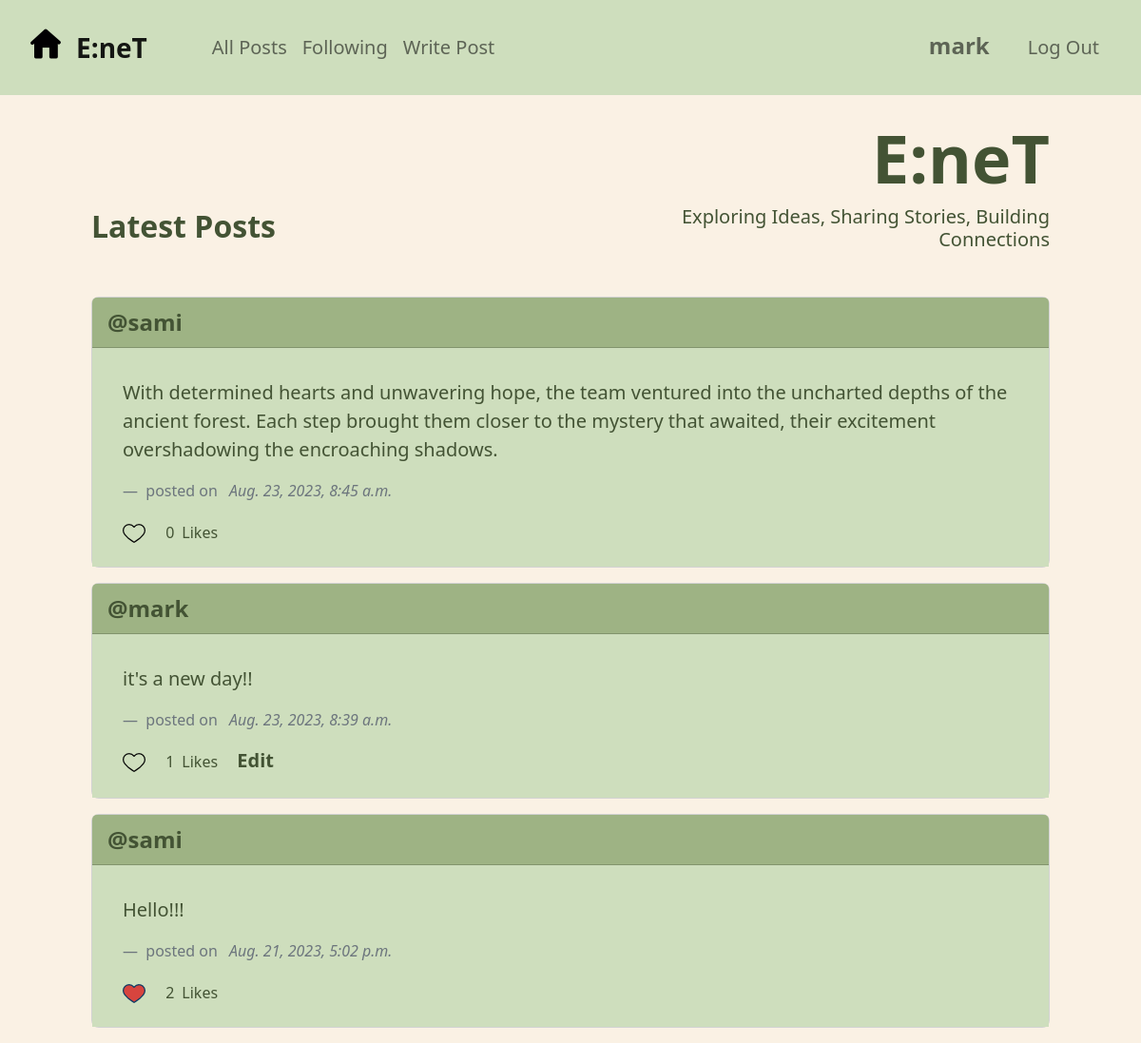
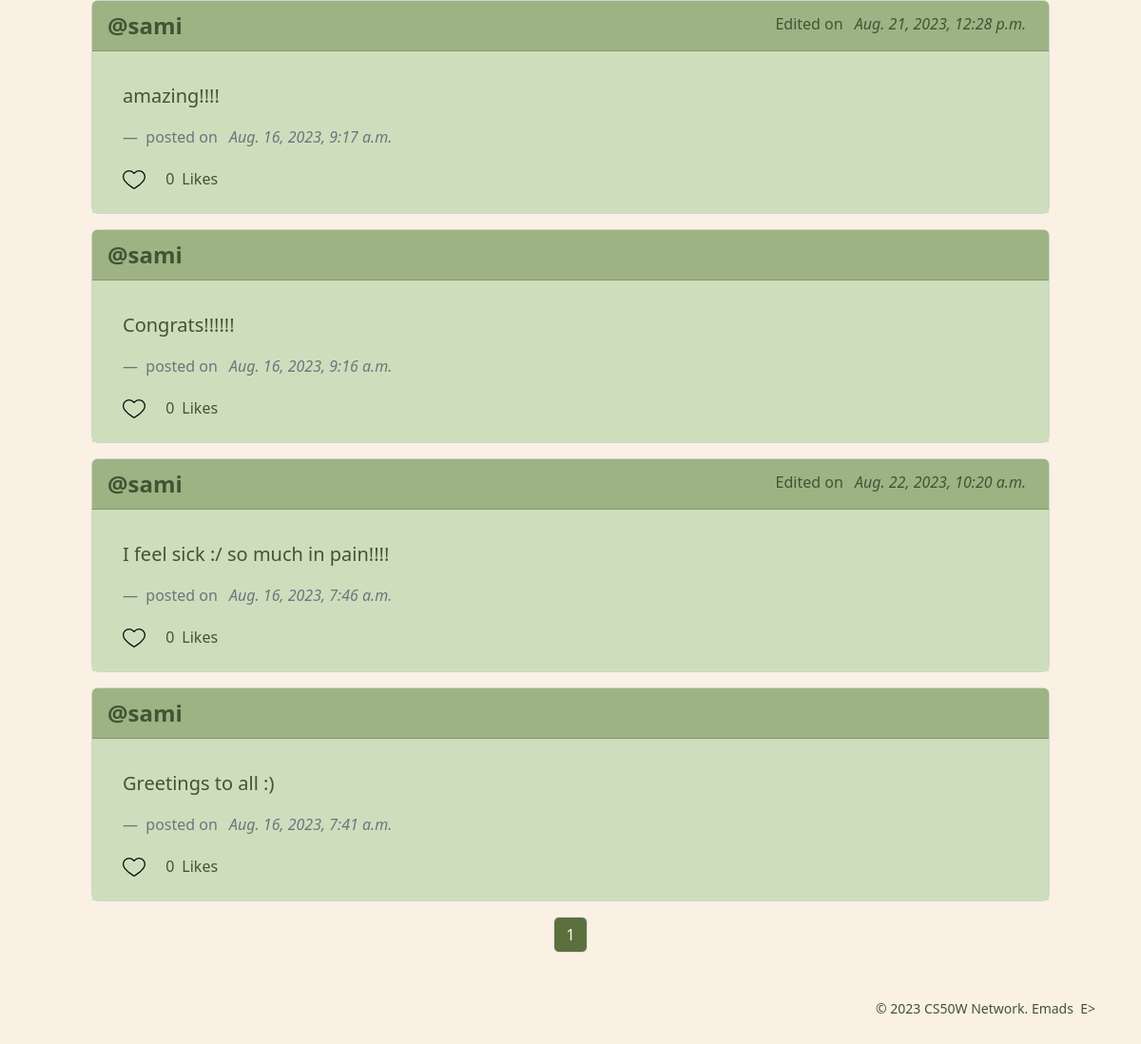
The app's page / (signed in) with its own data (2 pictures, top to bottom).
### network/models.py (models this page shows, shortened)
class User(AbstractUser):
    followers = models.ManyToManyField('self', symmetrical=False, blank=True, null=True, related_name='following')

class Post(models.Model):
    content = models.TextField(blank=True)
    date_posted = models.DateTimeField(auto_now_add=True)    # automatically populated with current date
    edited = models.BooleanField(default=False)
    edited_on = models.DateTimeField(auto_now=True)    # automatically populated with current date on every update of instance
    author = models.ForeignKey(User, on_delete=models.CASCADE, blank=True, null=True, related_name="user_posts")
    likers = models.ManyToManyField(User, blank=True, null=True, related_name="liked_posts")

### network/views.py (the view)
# urls.py: path("", views.index, name="index"),
@login_required
def index(request):
    all_posts = Post.objects.order_by("-date_posted").all()
    return render(request, "network/index.html", context={
        'page': pagination(request, all_posts),
        'heading': "Latest Posts",
    })

### network/views.py (called while the page is built)
def pagination(request, objects_list):
    paginator = Paginator(objects_list, 10)
    page_number = request.GET.get('page')
    page = paginator.get_page(page_number)
    return page

### network/templates/network/index.html (shortened to what this page needs)
{% extends "network/layout.html" %}
{% load static %}
{% block body %}
    <div class="row align-items-center">
        <div class="col-md-6">
            <h2 class="py-4 ps-5 ms-5 latest-title"><strong>{{heading}}</strong></h2>
        </div>
        <div class="col-md-6">
            <div class="col-auto text-end py-4 pe-5 me-5">
                <h3><strong class="title">E:neT</strong></h3>
                <h5 class="">Exploring Ideas, Sharing Stories, Building Connections</h5>
            </div>
        </div>
    </div>
    <div class="mx-5 px-5">
        {% for post in page %}
            <div class="card my-3 rounded-3">
                <div class="card-header d-flex justify-content-between">
                    <a class="fs-4" href="{% url 'profile' post.author.id %}">@{{post.author}}</a>
                    {% if post.edited %}
                        <span class="mt-1 justify-content-end fs-6">Edited on <em class="mx-2">{{post.edited_on}}</em></span>
                    {% endif %}
                </div>
                <div class="card-body">
                    <blockquote class="blockquote mb-0 px-3">
                        <p>
                            <span id="post_{{post.id}}" class="list-inline-item mb-3">{{post.content}}</span>
                        </p>
                        <footer class="blockquote-footer fs-6">
                            <span class="">posted on </span>
                            <cite class="mx-2" title="Source Title">{{post.date_posted}}</cite>
                        </footer>
                        {% if user.is_authenticated %}
                            <a href="" id="postReaction_{{post.id}}" class="list-inline-item btn-like me-3">
                                <img id="iconHeart_{{post.id}}" src="{% if user in post.likers.all %} {% static 'network/icons/heart-filled.png' %} {% else %} {% static 'network/icons/heart-blank.png' %} {% endif %}" alt="heart icon">
                            </a>
                        {% endif %}
                        <p class="list-inline-item mb-2 fs-6">
                            <span id="postLikes_{{post.id}}" class="me-2">{{post.likers.count}}</span>Likes
                            {% if user.is_authenticated and user == post.author %}
                                <a href="" id="editLink_{{post.id}}" class="list-inline-item edit-link ms-3 fs-5" data-bs-toggle="modal" data-bs-target="#editModal_{{post.id}}">
                                    Edit
                                </a>
                            {% endif %}
                        </p>
                    </blockquote>
                </div>
            </div>
        {% endfor %}
    </div>
{% endblock %}

### network/templates/network/layout.html (shortened to what this page needs)
{% load static %}
<!DOCTYPE html>
<html lang="en">
    <head>
        <link href="https://cdn.jsdelivr.net/npm/bootstrap@5.2.3/dist/css/bootstrap.min.css" rel="stylesheet">
        <link href="{% static 'network/styles.css' %}" rel="stylesheet">
        <link rel='stylesheet' href='https://cdn-uicons.flaticon.com/uicons-regular-rounded/css/uicons-regular-rounded.css'>
    </head>
    <body>
        <nav class="navbar navbar-expand-lg bg-navbar p-4 fs-5">
            <a id="homepage" class="navbar-brand fs-3 me-5" href="{% url 'index' %}">
                <img class="me-2 px-2 home-icon" src="{% static 'network/icons/home.png' %}" alt="home icon"><strong>E:neT</strong>
            </a>
            <div class="container-fluid">
                <ul class="navbar-nav me-auto mb-2 mb-lg-0">
                    {% if user.is_authenticated %}
                        <li class="nav-item nav-left">
                            <a id="all_posts" class="nav-link" href="{% url 'index' %}">All Posts</a>
                        </li>
                        <li class="nav-item">
                            <a class="nav-link" href="{% url 'following' %}">Following</a>
                        </li>
                        <li class="nav-item">
                            <a class="nav-link" href="" class="list-inline-item" data-bs-toggle="modal" data-bs-target="#createModal">Write Post</a>
                        </li>
                    {% endif %}
                </ul>
                <ul class="navbar-nav ms-auto mb-2 mb-lg-0">
                {% if user.is_authenticated %}
                    <li class="nav-item d-flex justify-content-end">
                        <a class="nav-link me-4 fs-4 username" href="{% url 'profile' user.id %}"><strong>{{ user.username }}</strong></a>
                    </li>
                    <li class="nav-item d-flex justify-content-end">
                        <a class="nav-link" href="{% url 'logout' %}">Log Out</a>
                    </li>
                {% endif %}
                </ul>
            </div>
        </nav>
        <div class="body">
            {% block body %}
            {% endblock %}
        </div>
        {% if page %}
            <nav aria-label="Page navigation example">
                <ul class="pagination d-flex justify-content-center">
                        <li class="page-item"><a class="page-link btn mx-1" href="?page={{ page.number }}">{{page.number}}</a></li>
                </ul>
            </nav>
        {% endif %}
        <footer>
            <small class="d-flex justify-content-end mx-5 mt-5 mb-2">
                &copy;&nbsp;2023&nbsp;CS50W&nbsp;Network.&nbsp;Emads&nbsp;&nbsp;E>
            </small>
            <br>
        </footer>
    </body>
</html>

### network/static/network/styles.css (style rules this page uses)
body { color: #435334; background-color: #FAF1E4; margin: 0; padding: 0; }
a { text-decoration: none; }
.home-icon { margin-top: -15px; }
.username { margin-top: -5px; }
.title { font-size: 250%; }
.latest-title { margin-bottom: -80px; }
.bg-navbar, .card-body { background-color: #CEDEBD; }
.card-header, .modal-header { background-color: #9EB384; }
.card-header a, .card-body a { color: #435334; font-weight: bold; }
.btn { background-color: #5C703E; color: #fff; }

### records on screen
User: username "mark"
Post: author "sami", content "With determined hearts and unwavering hope, the team ventured into the uncharted depths of the ancient forest. Each step brought them closer to the mystery that awaited, their excitement overshadowing the encroaching shadows.", date_posted "Aug. 23, 2023, 8:45 a.m.", likers.count "0"
Post: author "mark", content "it's a new day!!", date_posted "Aug. 23, 2023, 8:39 a.m.", likers.count "1"
Post: author "sami", content "Hello!!!", date_posted "Aug. 21, 2023, 5:02 p.m.", shows a picture, likers.count "2"
Post: author "sami", edited_on "Aug. 21, 2023, 12:28 p.m.", content "amazing!!!!", date_posted "Aug. 16, 2023, 9:17 a.m.", likers.count "0"
Post: author "sami", content "Congrats!!!!!!", date_posted "Aug. 16, 2023, 9:16 a.m.", likers.count "0"
Post: author "sami", edited_on "Aug. 22, 2023, 10:20 a.m.", content "I feel sick :/ so much in pain!!!!", date_posted "Aug. 16, 2023, 7:46 a.m.", likers.count "0"
Post: author "sami", content "Greetings to all :)", date_posted "Aug. 16, 2023, 7:41 a.m.", likers.count "0"

### other values on screen
{{ heading }} "Latest Posts"
{{ page.number }} "1"
